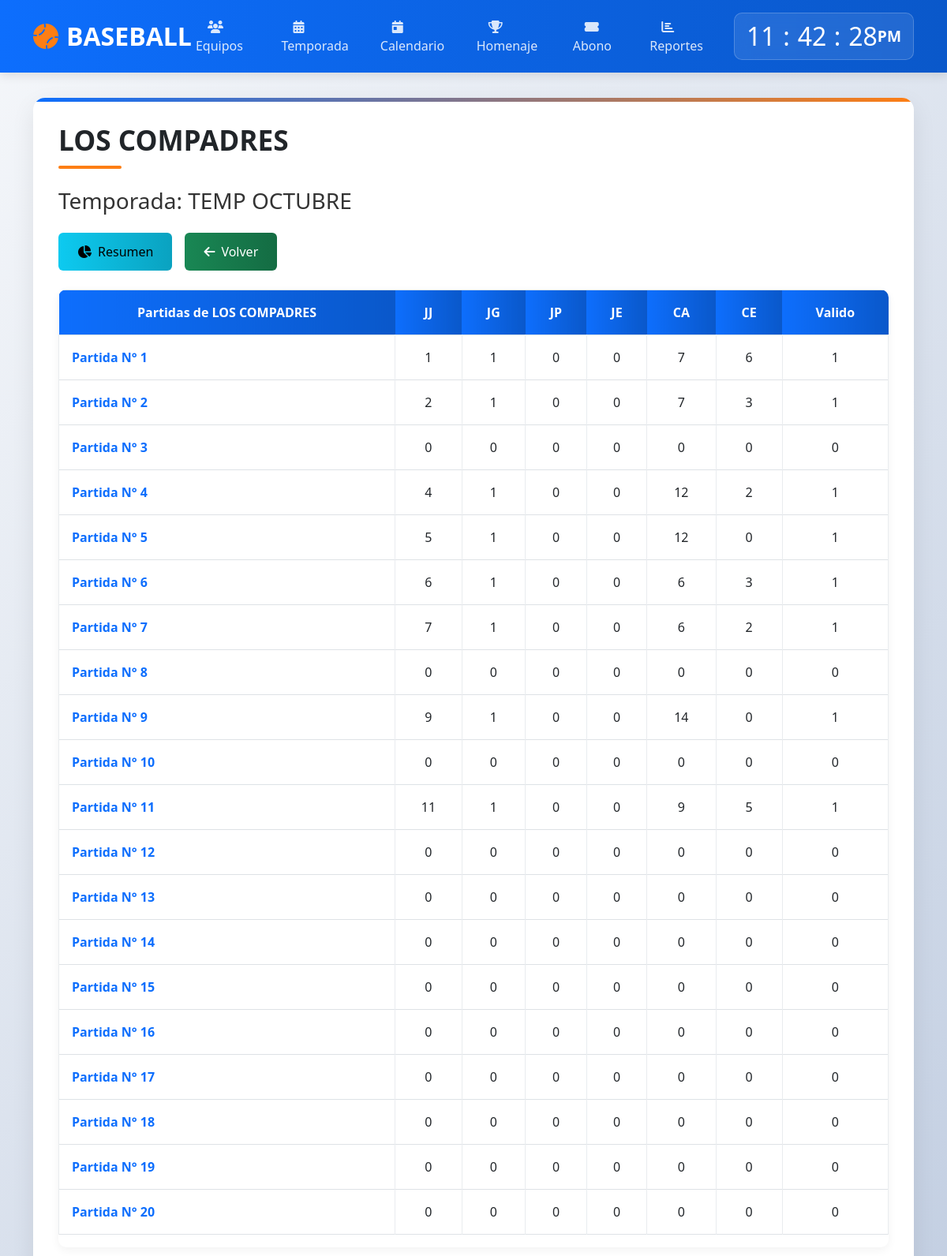
The app's page /modulos/entradas/entradas.php?id=112 with its own data.
### tables this page shows
CREATE TABLE `tab_clasf` (
  `id_tab` int(100) NOT NULL,
  `id_temp` int(100) NOT NULL,
  `id_team` int(100) NOT NULL,
  `name_team` varchar(50) NOT NULL,
  `categoria` varchar(1) NOT NULL,
  `jj` int(100) DEFAULT NULL,
  `jg` int(100) DEFAULT NULL,
  `jp` int(100) DEFAULT NULL,
  `je` int(100) DEFAULT NULL,
  `avg` int(10) DEFAULT NULL,
  `ca` int(100) DEFAULT NULL,
  `ce` int(100) DEFAULT NULL,
  `dif` int(100) DEFAULT NULL
);

CREATE TABLE `temporada` (
  `id_temp` int(100) NOT NULL,
  `name_temp` text NOT NULL,
  `categoria` varchar(1) NOT NULL,
  `partidas` int(100) NOT NULL,
  `innings` int(10) NOT NULL,
  `valor` decimal(10,2) NOT NULL,
  `nequipos` int(10) NOT NULL,
  `activo` int(1) DEFAULT NULL
);

CREATE TABLE `puntaje` (
  `id_ttb` int(100) NOT NULL,
  `id_tab` int(100) NOT NULL,
  `id_team` int(100) NOT NULL,
  `nj` int(100) DEFAULT NULL,
  `jj` int(100) DEFAULT NULL,
  `jg` int(100) DEFAULT NULL,
  `jp` int(100) DEFAULT NULL,
  `je` int(100) DEFAULT NULL,
  `ca` int(100) DEFAULT NULL,
  `ce` int(100) DEFAULT NULL,
  `val` int(1) DEFAULT NULL,
  `fech_part` date DEFAULT NULL
);

### modulos/entradas/entradas.php (the view, shortened to what this page needs)
<?php
$con = conectar();
$id = filter_var($_REQUEST['id'] ?? 0, FILTER_SANITIZE_NUMBER_INT);
$revisar = "SELECT temporada.*, tab_clasf.* FROM temporada
            INNER JOIN tab_clasf ON temporada.id_temp = tab_clasf.id_temp
            WHERE tab_clasf.id_tab = ?";
$stmt = mysqli_prepare($con, $revisar);
mysqli_stmt_bind_param($stmt, "i", $id);
mysqli_stmt_execute($stmt);
$result = mysqli_stmt_get_result($stmt);
$data = mysqli_fetch_array($result);
$id_team = $data['id_team'];
$id_tab  = $data['id_tab'];
$num     = $data['partidas'];
$cat     = $data['categoria'];
?>
<!DOCTYPE html>
<html lang="es">
<head>
    <link href="https://cdn.jsdelivr.net/npm/bootstrap@5.3.0/dist/css/bootstrap.min.css" rel="stylesheet">
    <link rel="stylesheet" href="https://cdnjs.cloudflare.com/ajax/libs/font-awesome/6.4.0/css/all.min.css">
</head>
<body>
    <header class="header">
        <div class="container">
            <div class="d-flex justify-content-between align-items-center">
                <a href="../../" class="logo">
                    <i class="fas fa-baseball-ball"></i>BASEBALL
                </a>
                <ul class="navigation">
                    <li><a href="../equipos/"><i class="fas fa-users"></i> Equipos</a></li>
                    <li><a href="../juego/"><i class="fas fa-calendar-alt"></i> Temporada</a></li>
                    <li><a href="../calendario/"><i class="fas fa-calendar-day"></i> Calendario</a></li>
                    <li><a href="../homenaje/"><i class="fas fa-trophy"></i> Homenaje</a></li>
                    <li><a href="../abonos/"><i class="fas fa-ticket-alt"></i> Abono</a></li>
                    <li><a href="../reporte/reporte.php"><i class="fas fa-chart-bar"></i> Reportes</a></li>
                </ul>
                <div class="clock-container">
                    <div class="clock">
                        <h2 id="hour">00</h2><h2 class="dot">:</h2>
                        <h2 id="minute">00</h2><h2 class="dot">:</h2>
                        <h2 id="seconds">00</h2><span id="ampm">AM</span>
                    </div>
                </div>
            </div>
        </div>
    </header>
    <main class="main-content">
        <div class="container">
            <div class="content-container">
                <h1 class="page-title"><?php echo htmlspecialchars($data['name_team']); ?></h1>
                <h3 class="mb-4">Temporada: <?php echo htmlspecialchars($data['name_temp']); ?></h3>
                <div class="button-group">
                    <a href="../resumen/resumen.php?id=<?php echo $id ?>" class="btn btn-info">
                        <i class="fas fa-chart-pie me-2"></i>Resumen
                    </a>
                    <a href="../juego/list.php?id=<?php echo $data['id_temp'] ?>&cat=<?php echo urlencode($cat) ?>" class="btn btn-success">
                        <i class="fas fa-arrow-left me-2"></i>Volver
                    </a>
                </div>
                <div class="table-container">
                    <table class="table table-hover table-bordered">
                        <thead>
                            <tr>
                                <th>Partidas de <?php echo htmlspecialchars($data['name_team']); ?></th>
                                <th>JJ</th>
                                <th>JG</th>
                                <th>JP</th>
                                <th>JE</th>
                                <th>CA</th>
                                <th>CE</th>
                                <th>Valido</th>
                            </tr>
                        </thead>
                        <tbody>
                            <?php
                            if ($num >= 1) {
                                for ($i = 1; $i <= $num; $i++) {
                                    $puntaje = "SELECT * FROM puntaje WHERE nj = ? AND id_team = ? AND id_tab = ?";
                                    $stmt_puntaje = mysqli_prepare($con, $puntaje);
                                    mysqli_stmt_bind_param($stmt_puntaje, "iii", $i, $id_team, $id_tab);
                                    mysqli_stmt_execute($stmt_puntaje);
                                    $obtn = mysqli_fetch_array(mysqli_stmt_get_result($stmt_puntaje));
                                    $cons = "SELECT * FROM jugadores_stats
                                            WHERE id_tab = ?
                                            AND id_team = ?
                                            AND nj = ?";
                                    $stmt_cons = mysqli_prepare($con, $cons);
                                    mysqli_stmt_bind_param($stmt_cons, "iii", $id_tab, $id_team, $i);
                                    mysqli_stmt_execute($stmt_cons);
                                    $numberos = mysqli_num_rows(mysqli_stmt_get_result($stmt_cons));
                            ?>
                            <tr>
                                <td>
                                    <?php if ($numberos >= 1): ?>
                                        <a href="datos.php?id_tab=<?php echo $id_tab ?>&nj=<?php echo $i ?>" class="partida-link">
                                            Partida N° <?php echo $i ?>
                                        </a>
                                    <?php else: ?>
                                        <a href="establecer.php?id_tab=<?php echo $id_tab ?>&nj=<?php echo $i ?>" class="partida-link">
                                            Partida N° <?php echo $i ?>
                                        </a>
                                    <?php endif; ?>
                                </td>
                                <td class="text-center"><?php echo $obtn['jj'] ?? 0; ?></td>
                                <td class="text-center"><?php echo $obtn['jg'] ?? 0; ?></td>
                                <td class="text-center"><?php echo $obtn['jp'] ?? 0; ?></td>
                                <td class="text-center"><?php echo $obtn['je'] ?? 0; ?></td>
                                <td class="text-center"><?php echo $obtn['ca'] ?? 0; ?></td>
                                <td class="text-center"><?php echo $obtn['ce'] ?? 0; ?></td>
                                <td class="text-center"><?php echo $obtn['val'] ?? 0; ?></td>
                            </tr>
                            <?php
                                }
                            } ?>
                        </tbody>
                    </table>
                </div>
            </div>
        </div>
    </main>
</body>
</html>

### modulos/entradas/entradas.php (style rules this page uses)
:root { --primary-color: #0d6efd; --secondary-color: #fd7e14; --dark-color: #212529; --light-color: #f8f9fa; --success-color: #198754; --danger-color: #dc3545; --warning-color: #ffc107; --info-color: #0dcaf0; }
body { font-family: 'Segoe UI', Tahoma, Geneva, Verdana, sans-serif; background: linear-gradient(135deg, #f5f7fa 0%, #c3cfe2 100%); min-height: 100vh; margin: 0; padding: 0; color: #333; }
.header { background: linear-gradient(90deg, var(--primary-color) 0%, #0a58ca 100%); color: white; padding: 1rem 0; box-shadow: 0 4px 12px rgba(0, 0, 0, 0.1); position: sticky; top: 0; z-index: 1000; }
.logo { font-size: 2rem; font-weight: 700; color: white; text-decoration: none; display: flex; align-items: center; }
.logo i { margin-right: 10px; color: var(--secondary-color); }
.navigation { display: flex; list-style: none; margin: 0; padding: 0; }
.navigation li { margin: 0 5px; }
.navigation a { color: rgba(255, 255, 255, 0.85); text-decoration: none; padding: 10px 15px; border-radius: 6px; transition: all 0.3s; font-weight: 500; }
.clock-container { background: rgba(255, 255, 255, 0.1); border-radius: 10px; padding: 10px 15px; backdrop-filter: blur(10px); border: 1px solid rgba(255, 255, 255, 0.2); }
.clock { display: flex; align-items: center; color: white; font-size: 1.2rem; font-weight: 600; }
.clock h2 { margin: 0; min-width: 28px; text-align: center; }
.dot { margin: 0 5px; }
.main-content { padding: 2rem 0; }
.content-container { background: white; border-radius: 15px; box-shadow: 0 10px 30px rgba(0, 0, 0, 0.08); padding: 2rem; position: relative; overflow: hidden; }
.content-container::before { content: ''; position: absolute; top: 0; left: 0; width: 100%; height: 5px; background: linear-gradient(90deg, var(--primary-color) 0%, var(--secondary-color) 100%); }
.page-title { font-size: 2.2rem; font-weight: 700; color: var(--dark-color); margin-bottom: 1.5rem; position: relative; padding-bottom: 15px; }
.page-title::after { content: ''; position: absolute; bottom: 0; left: 0; width: 80px; height: 4px; background: var(--secondary-color); border-radius: 2px; }
.btn { border-radius: 6px; font-weight: 500; padding: 0.75rem 1.5rem; transition: all 0.3s; }
.btn-info { background: linear-gradient(90deg, #0dcaf0 0%, #0aa2c0 100%); border: none; }
.btn-success { background: linear-gradient(90deg, var(--success-color) 0%, #146c43 100%); border: none; }
.table-container { overflow-x: auto; border-radius: 10px; box-shadow: 0 4px 12px rgba(0, 0, 0, 0.05); margin-top: 1.5rem; }
.table th { background: linear-gradient(90deg, var(--primary-color) 0%, #0a58ca 100%); color: white; border: none; padding: 1rem; text-align: center; vertical-align: middle; }
.table td { padding: 1rem; vertical-align: middle; border-color: #e9ecef; }
.partida-link { color: var(--primary-color); text-decoration: none; font-weight: 600; transition: all 0.3s; }
.button-group { display: flex; gap: 1rem; margin-bottom: 1.5rem; flex-wrap: wrap; }

### records on screen
tab_clasf: name_team "LOS COMPADRES", id_temp.name_temp "TEMP OCTUBRE"
puntaje: jj "1", jg "1", jp "0", je "0", ca "7", ce "6", val "1"
puntaje: jj "2", jg "1", jp "0", je "0", ca "7", ce "3", val "1"
puntaje: jj "4", jg "1", jp "0", je "0", ca "12", ce "2", val "1"
puntaje: jj "5", jg "1", jp "0", je "0", ca "12", ce "0", val "1"
puntaje: jj "6", jg "1", jp "0", je "0", ca "6", ce "3", val "1"
puntaje: jj "7", jg "1", jp "0", je "0", ca "6", ce "2", val "1"
puntaje: jj "9", jg "1", jp "0", je "0", ca "14", ce "0", val "1"
puntaje: jj "11", jg "1", jp "0", je "0", ca "9", ce "5", val "1"

### other values on screen
$obtn['jj'] "0"
$obtn['jg'] "0"
$obtn['jp'] "0"
$obtn['je'] "0"
$obtn['ca'] "0"
$obtn['ce'] "0"
$obtn['val'] "0"
